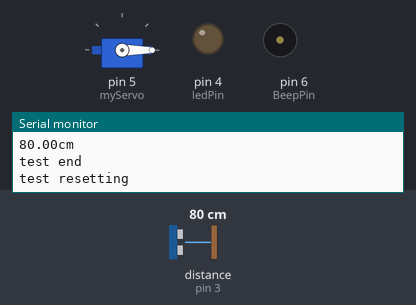
Simulated run of this sketch. Board: Arduino Uno, built with avr-gcc and run on an emulated ATmega328P. On the bench: servo, output pins drawn as LEDs (lit = HIGH), buzzer (waves = sounding), the last lines printed to the serial monitor. Wiring (inferred from the names in the program): ultrasonic range finder: trigger pin 2; echo pin 3. The inputs (shaded band) are chosen by the test bench; at power-on: distance to the obstacle (sensor on pin 3) 80 cm. The echo pulse lasts 58.3 µs per cm; pins used as bus, display or sensor lines are not drawn.

Above: at 4.8 s.
4.9 s: distance to the obstacle (sensor on pin 3) set to 8 cm
8.9 s: distance to the obstacle (sensor on pin 3) set to 5 cm
At 11.2 s:
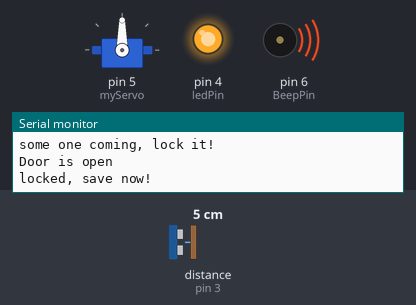
16.8 s: distance to the obstacle (sensor on pin 3) set to 9 cm
At 18.8 s:
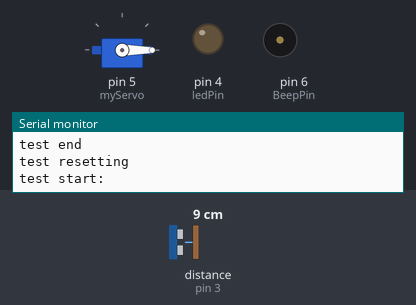
20.8 s: distance to the obstacle (sensor on pin 3) set to 2 cm
At 24.4 s:
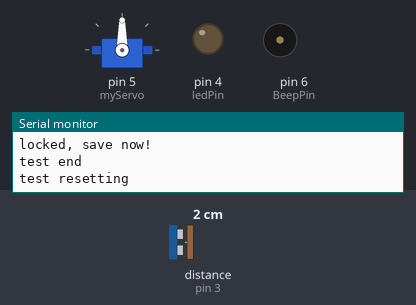
Timing chart, 0 to 29.5 s (numbered marks = the images above; inputs shaded):
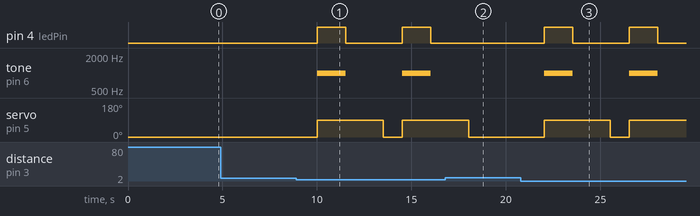

Measured:
- the behaviour switches between 7 and 6 cm on distance to the obstacle (sensor on pin 3) (found by bisection; images 0 and 1)
- after the input at 8.9 s, pin 4 (ledPin): alternates HIGH for 1.5 s and LOW for 3.0 s, starting after 1.1 s; tone on pin 6 (BeepPin): alternates 1000 Hz for 1.5 s and silent for 3.0 s, starting after 1.1 s; servo on pin 5 (myServo): 0° → 90° after 1.1 s, → 0° 3.5 s later, → 90° 1.0 s later
- after the input at 16.8 s, pin 4 (ledPin): stays LOW (without the input it goes to HIGH after 2.2 s); tone on pin 6 (BeepPin): stays silent (without the input it goes to 1000 Hz after 2.2 s); servo on pin 5 (myServo): goes on until 18.0 s, then stays 0°
- after the input at 20.8 s, pin 4 (ledPin): alternates HIGH for 1.5 s and LOW for 3.0 s, starting after 1.2 s; tone on pin 6 (BeepPin): alternates 1000 Hz for 1.5 s and silent for 3.0 s, starting after 1.2 s; servo on pin 5 (myServo): 0° → 90° after 1.2 s, → 0° 3.5 s later, → 90° 1.0 s later

The sketch:

someOneHere.ino
```cpp
#include<Servo.h>
Servo myServo;
const int serPos = 0;//初始化舵机为0度
const int TrigPin = 2;
const int EchoPin = 3;
const int ledPin = 4;
const int BeepPin = 6;
float cm;//单位为厘米

void setup()
{
  Serial.begin(9600);
  pinMode(TrigPin, OUTPUT);
  pinMode(EchoPin, INPUT);
  pinMode(ledPin, OUTPUT);
  myServo.attach(5);//舵机接5引脚，这个可以自己调整
}

void loop()
{
  myServo.write(serPos);
  /*以下代码是用户界面容易理解的输出语句，对于功能没有任何影响*/
  Serial.println("test start:");
  /*以上代码*/
  delay(1000);//看到start就开始测试
  digitalWrite(TrigPin, LOW); //低高低电平发一个短时间脉冲去TrigPin
  delayMicroseconds(2);
  digitalWrite(TrigPin, HIGH);
  delayMicroseconds(10);
  digitalWrite(TrigPin, LOW);
  cm = pulseIn(EchoPin, HIGH) / 58; //这是一个换算公式
  //将回波时间换算成cm
  cm = (int(cm * 100)) / 100; //保留两位小数
  Serial.print(cm);
  Serial.println("cm");
  if(cm <= 5)//有人来了，嘘~
  {
    /*以下代码是用户界面容易理解的输出语句，对于功能没有任何影响*/
    Serial.println("some one coming, lock it!");
    Serial.println("Door is open");
    /*以上代码*/
    digitalWrite(ledPin, HIGH);
    tone(BeepPin, 1000);
    myServo.write(90);
    /*以下代码是用户界面容易理解的输出语句，对于功能没有任何影响*/
    Serial.println("locked, save now!");
    /*以上代码*/
    delay(1500);//可以实验看看这个会发生什么？
    digitalWrite(ledPin, LOW);
    noTone(BeepPin);
  }
  /*以下代码是用户界面容易理解的输出语句，对于功能没有任何影响*/
  Serial.println("test end");
  Serial.println("test resetting");
  /*以上代码*/
   delay(2000);
}
```
